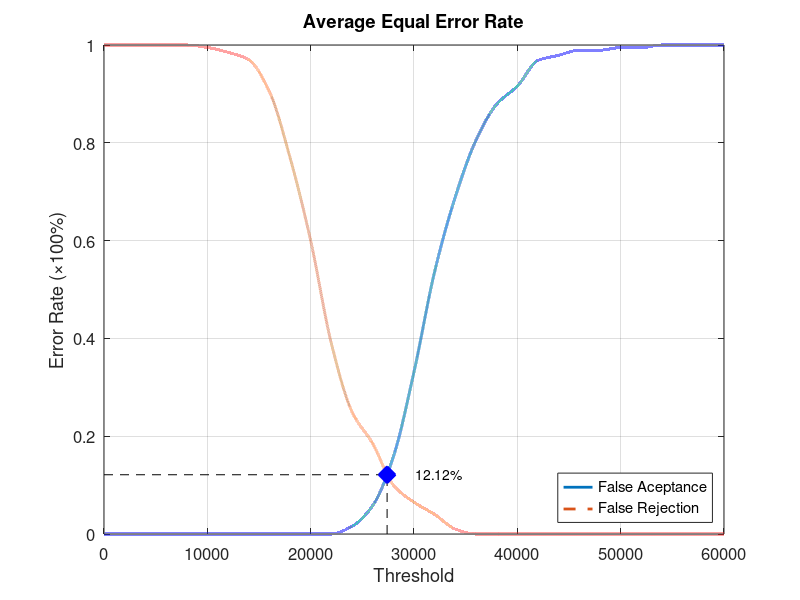
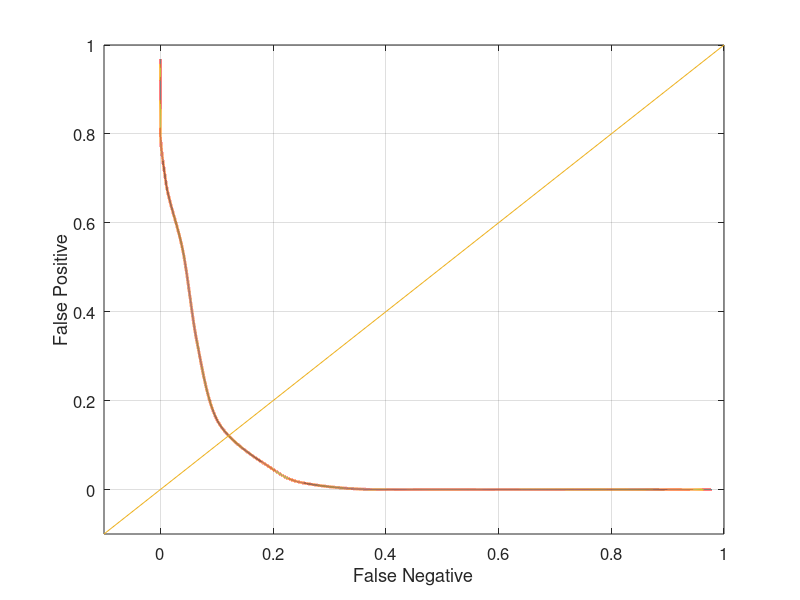

Here is the MATLAB script that generated these plots, in order:
function yEER = Database5_2
close all;
clear;
clc;
x = 0:2000:60000;
xq = 0:0.5:60000;

y0 = [0 0 0 0 0 0 0 0 0 0 0 0 0.0157895 0.0578947 0.157895 0.331579 0.536842 0.689474 0.805263 0.878947 0.915789 0.968421 0.978947 0.989474 0.989474 0.994737 0.994737 1 1 1 1];
yy0 = interp1(x, y0, xq, 'pchip');
y1 = [1 1 1 1 1 0.995 0.985 0.97 0.905 0.77 0.6 0.39 0.25 0.185 0.1 0.065 0.04 0.01 0 0 0 0 0 0 0 0 0 0 0 0 0];
yy1 = interp1(x, y1, xq, 'pchip');

% Calculating EER: 
y2 = abs(y0 - y1);
find(y2 == min(y2))
yy2 = abs(yy0 - yy1);
xEER = find(yy2 == min(yy2));
xEERIndex = xq(xEER) % X-axis EER
yEER = yy0(xEER) % Y-axis EER

main = figure
plot(xq, yy0,'-','LineWidth', 2);	hold on
plot(xq, yy1,'--','LineWidth', 2);	hold on
plot([xEERIndex xEERIndex], [0 yEER], 'k--');	hold on
plot([0 xEERIndex], [yEER yEER], 'k--');	hold on
plot(xEERIndex, yEER, 'bx', 'LineWidth', 10);	hold on
text(xEERIndex + 10 * xEERIndex / 100, yEER, [num2str(round((10000 * yEER)) / 100) '%'])
legend('False Aceptance', 'False Rejection', 'Location', 'SouthEast')
xlabel('Threshold')
ylabel('Error Rate (\times100%)')
title('Average Equal Error Rate')
set(gca, 'FontSize', 12)
axis([0 60000 0 1])
grid on

print(main, 'Database5_2Main', '-dpng');
FNRxFPR = figure('Color', [1 1 1]);
plot(yy1, yy0, '-', yy1, yy0, 'LineWidth', 2);
hold on
y = -0.1:0.1:1
plot(y, y); 
set(gca, 'FontSize', 12)
xlabel('False Negative')
ylabel('False Positive')
axis([-0.1 1 -0.1 1])
set(gca, 'FontSize', 12)
grid on

print(FNRxFPR, 'Database5_2FNRxFPR','-dpng');
end
